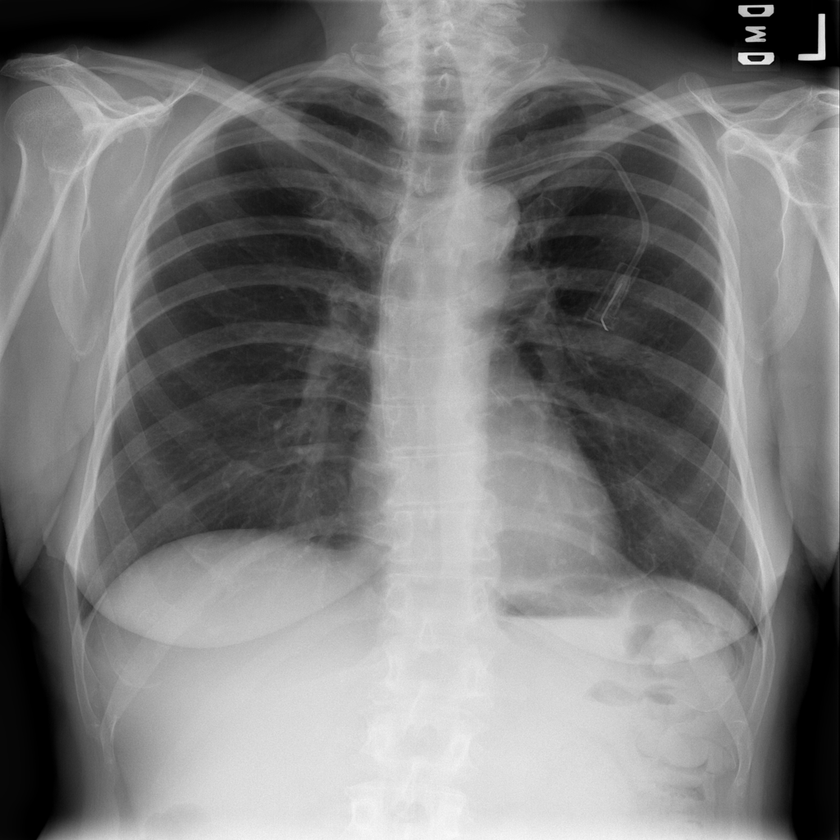
#> input picture data/images_001/00000005_005.png, 840 x 840 px, shrunk from 1024 x 1024 before the run; its folder holds only this picture in this run
$ python main.py
#> lines starting #> are read from the running program, lines starting #| are printed output that depends on the picture; after the words box and inside, x2 and y2 are one past the last pixel; in counts of white or black regions, pixels touching at a corner belong together; long printed decimals are rounded
import glob
import os
import numpy as np
import cv2
from typing import Tuple

data_path = '../data/images_001'
result_path = '../Results/images_001'
dilation_size = (91, 91)


def find_contour_of_point(contours, point):
    for contour in contours:
        if cv2.pointPolygonTest(contour, point, False) == 1:
            return contour
    return None


def find_nearest_contour(contours, point):
    max_dist = -float('inf')
    selected_contour = None
    for contour in contours:
        dist = cv2.pointPolygonTest(contour, point, True)
        if dist > max_dist:
            max_dist = dist
            selected_contour = contour
    return selected_contour


def dilated_bounding_box(contour):
    x, y, w, h = cv2.boundingRect(contour)
    return max(0, x-dilation_size[0]), max(0, y-dilation_size[1]), w + 2*dilation_size[0], h + 2*dilation_size[1]


if __name__ == '__main__':
    filelist = glob.glob(os.path.join(data_path, '*'))

    for file_name in filelist:
        image_gray = cv2.imread(file_name, cv2.IMREAD_GRAYSCALE)
#> image_gray is the input picture: shape (840, 840); min 0, max 249, mean 122.9
        # image_gray = image_gray[int(1/8*image_gray.shape[0]):int(7/8*image_gray.shape[0]), int(1/8*image_gray.shape[1]):int(7/8*image_gray.shape[1])]
        # print(image_gray.shape)
        mean_brightness = np.mean(image_gray)
#> mean_brightness = 122.9
        custom_range = (1, mean_brightness)
#> custom_range = (1, 122.9)

        print('mean_pixels(image):', mean_brightness)
#| mean_pixels(image): 122.897

        im_bw = 255 - cv2.threshold(image_gray, int(mean_brightness), 255, cv2.THRESH_BINARY)[1]
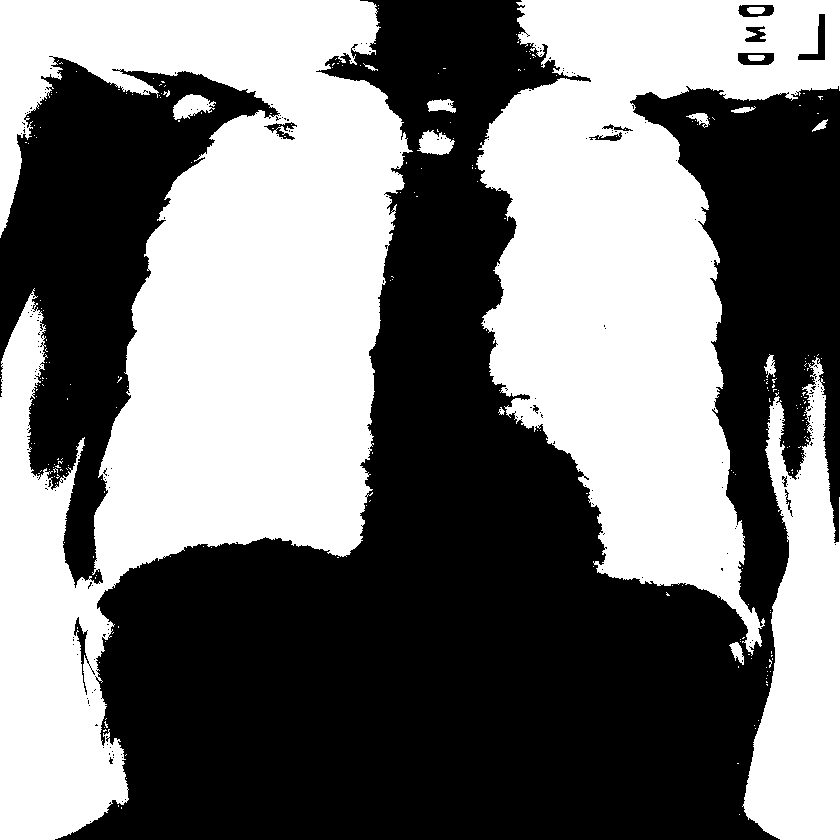
#> im_bw: shape (840, 840); 47.1% white; 260 white regions (244 under 20 px), largest, box (x1, y1, x2, y2) and area: (0, 0, 413, 840) 181505, (476, 0, 840, 656) 119112, (742, 357, 840, 840) 28370


        kernel = np.ones(dilation_size, dtype=np.uint8)
        im_bw = cv2.erode(im_bw, kernel, iterations=1)
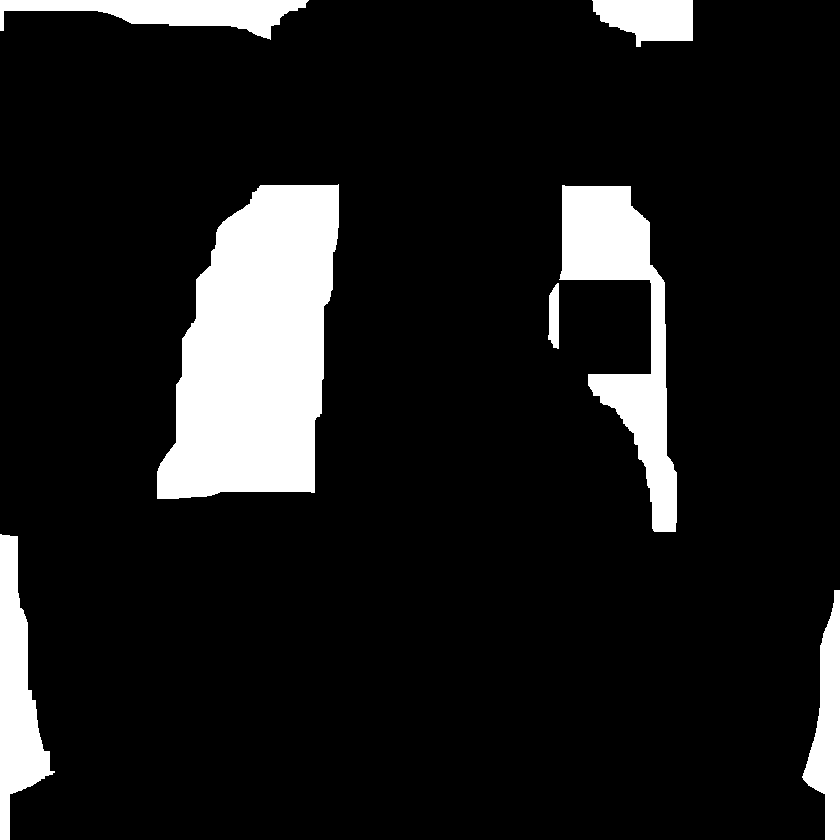
#> im_bw: shape (840, 840); 11.4% white; 7 white regions

        contours, hierarchy = cv2.findContours(im_bw, cv2.RETR_TREE, cv2.CHAIN_APPROX_SIMPLE)
#> contours = 7 contours; box (x1, y1, x2, y2) and area: (157, 184, 339, 499) 40778, (559, 185, 677, 532) 15119, (0, 534, 55, 840) 7848, (0, 0, 309, 40) 5712, (802, 590, 840, 840) 4722, (592, 0, 693, 47) 3332, (548, 283, 559, 349) 512

        left_point = (int((3*image_gray.shape[0]/5)//2), image_gray.shape[1]//2)
#> left_point = (252, 420)
        right_point = (int((7*image_gray.shape[0]/5)//2), image_gray.shape[1]//2)
#> right_point = (588, 420)

        left_contour = find_nearest_contour(contours, left_point)
#> the loop in find_nearest_contour, `for contour in contours:` made 7 passes
#> (dist, max_dist) on passes 1, 2, 5: (-606.3, -606.3), (-262.1, -262.1), (62, 62)
#> dist on passes 3, 4, 6, 7: -306.9, -337.8, -530.1, -381.4
#> after the loop in find_nearest_contour, `for contour in contours:`: max_dist = 62; selected_contour = contour of 141 points, box (x1, y1, x2, y2) (157, 184, 339, 499), area 40778
#> left_contour has the same summary as selected_contour in find_nearest_contour
        right_contour = find_nearest_contour(contours, right_point)
#> the loop in find_nearest_contour (call 2), `for contour in contours:` made 7 passes
#> (dist, max_dist) on passes 1, 3, 4: (-299, -299), (-78, -78), (-21.63, -21.63)
#> dist on passes 2, 5, 6, 7: -582.7, -267.1, -377.1, -496.3
#> right_contour = contour of 128 points, box (x1, y1, x2, y2) (559, 185, 677, 532), area 15119

        im_bgr = cv2.cvtColor(image_gray, cv2.COLOR_GRAY2BGR)
        cv2.drawContours(im_bgr, [left_contour, right_contour], -1, (0,255,0), 3)

        xl, yl, wl, hl = dilated_bounding_box(left_contour)
#> in dilated_bounding_box, `x, y, w, h = cv2.boundingRect(contour)`: x = 157; y = 184; w = 182; h = 315
#> xl = 66; yl = 93; wl = 364; hl = 497
        xr, yr, wr, hr = dilated_bounding_box(right_contour)
#> xr = 468; yr = 94; wr = 300; hr = 529

        cv2.rectangle(im_bgr,(xl,yl),(xl+wl,yl+hl),(200,0,0),2)
        cv2.rectangle(im_bgr,(xr,yr),(xr+wr,yr+hr),(200,0,0),2)
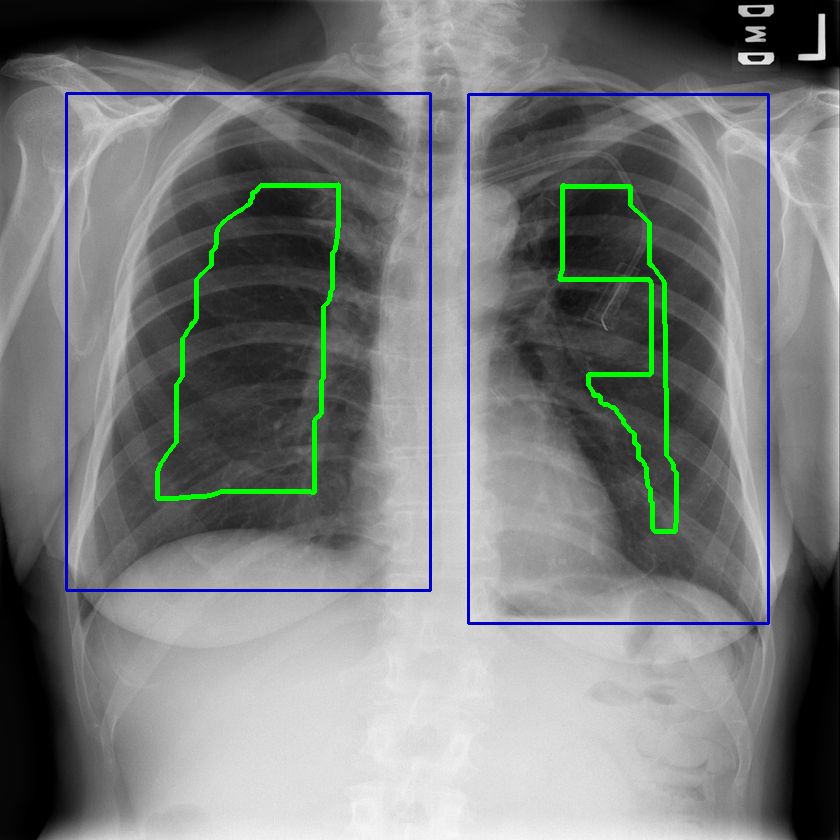
#> im_bgr: shape (840, 840, 3); mean B, G, R 122.8, 123.2, 119.9

        # cv2.imshow('draw contours',im_bgr)
        # cv2.waitKey(0)
        cv2.imwrite(os.path.join(result_path, os.path.basename(file_name)), im_bgr)

$ run again, on data/images_001/00000009_000.png
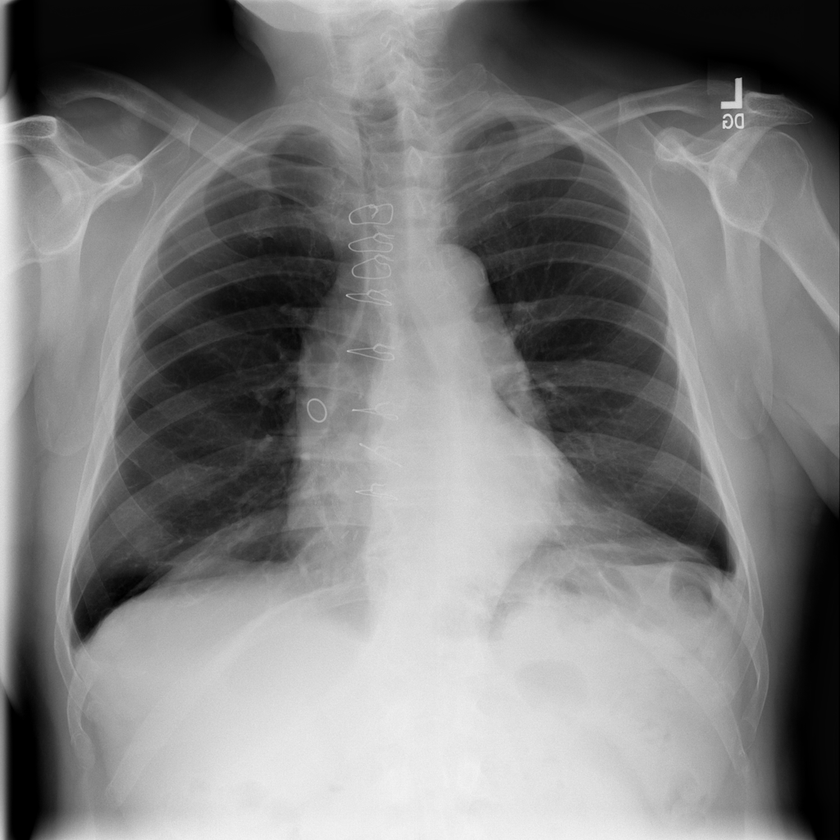
#> input picture data/images_001/00000009_000.png, 840 x 840 px, shrunk from 1024 x 1024 before the run
#> image_gray is the input picture: shape (840, 840); min 0, max 244, mean 125.5
#> mean_brightness = 125.5
#> custom_range = (1, 125.5)
#| mean_pixels(image): 125.512
#> `im_bw = cv2.erode(im_bw, kernel, iterations=1)`:
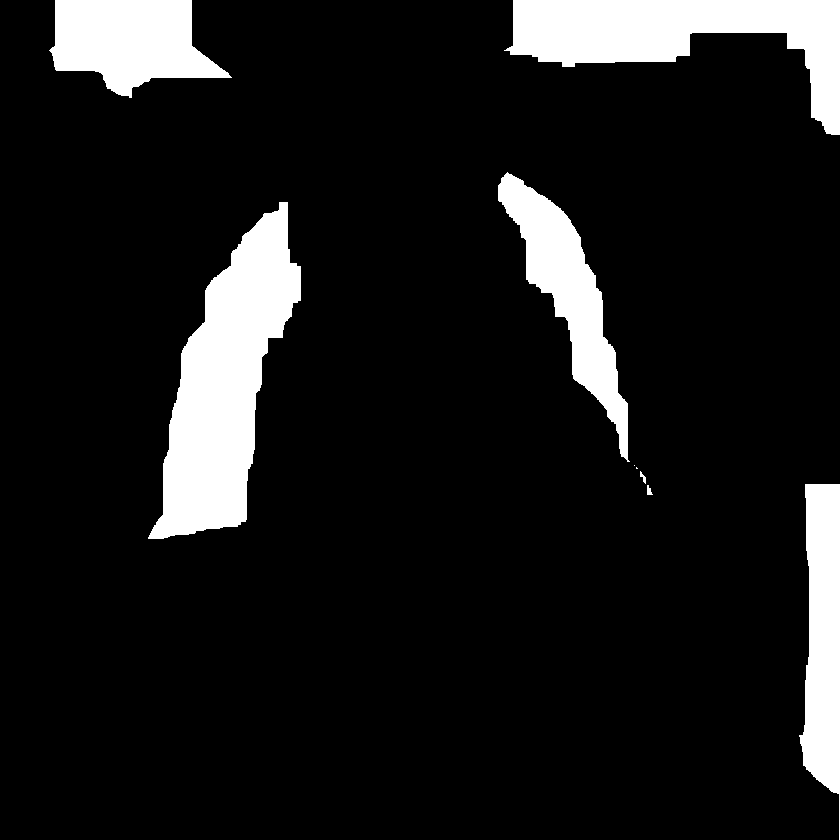
#> im_bw: shape (840, 840); 11% white; 9 white regions (2 under 20 px)
#> contours = 9 contours, 2 with area under 20; largest, box (x1, y1, x2, y2) and area: (148, 202, 301, 539) 24776, (504, 0, 840, 135) 18611, (49, 0, 232, 98) 11392, (498, 172, 630, 462) 11112, (799, 484, 840, 840) 9760, (647, 485, 653, 495) 24, (640, 471, 646, 484) 21
#> the loop in find_nearest_contour, `for contour in contours:` made 9 passes
#> (dist, max_dist, selected_contour) on passes 4 to 5: (-386.9, -386.9, [[636, 467], [636, 468], [637, 468]]), (-384.6, -384.6, [[634, 465]])
#> after the loop in find_nearest_contour, `for contour in contours:`: max_dist = 2; selected_contour = contour of 218 points, box (x1, y1, x2, y2) (148, 202, 301, 539), area 24776
#> left_contour has the same summary as selected_contour in find_nearest_contour
#> the loop in find_nearest_contour (call 2), `for contour in contours:` made 9 passes
#> (dist, max_dist, selected_contour) on passes 4 to 5: (-67.18, -67.18, [[636, 467], [636, 468], [637, 468]]), (-64.35, -64.35, [[634, 465]])
#> right_contour = contour of 235 points, box (x1, y1, x2, y2) (498, 172, 630, 462), area 11112
#> x = 148; y = 202; w = 153; h = 337
#> xl = 57; yl = 111; wl = 335; hl = 519
#> xr = 407; yr = 81; wr = 314; hr = 472
#> `cv2.rectangle(im_bgr,(xr,yr),(xr+wr,yr+hr),(200,0,0),2)`:
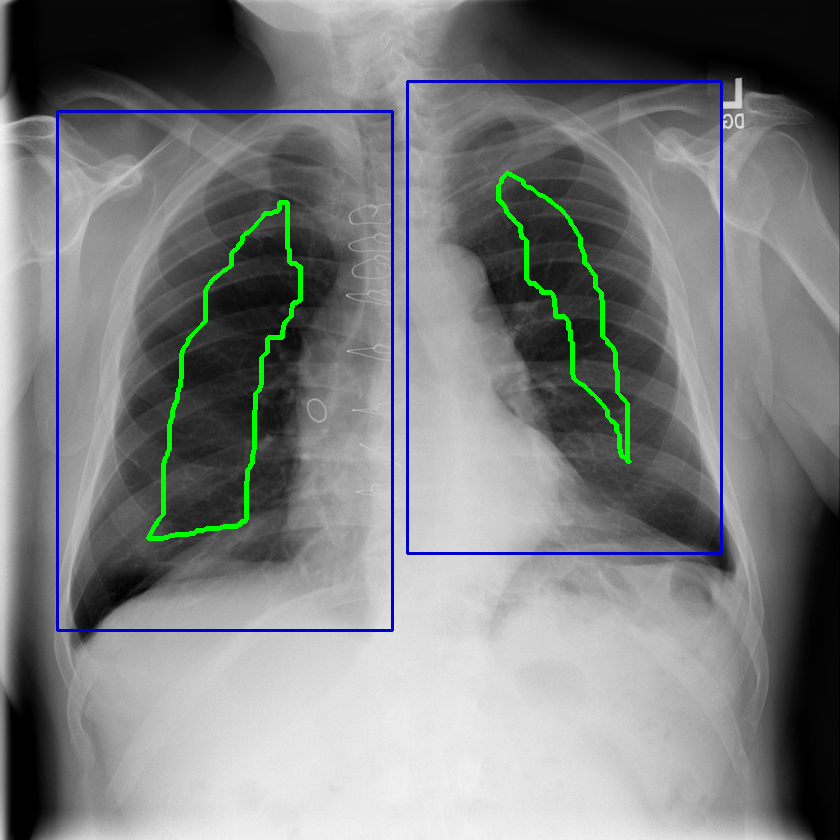
#> im_bgr: shape (840, 840, 3); mean B, G, R 125.7, 125.6, 123
